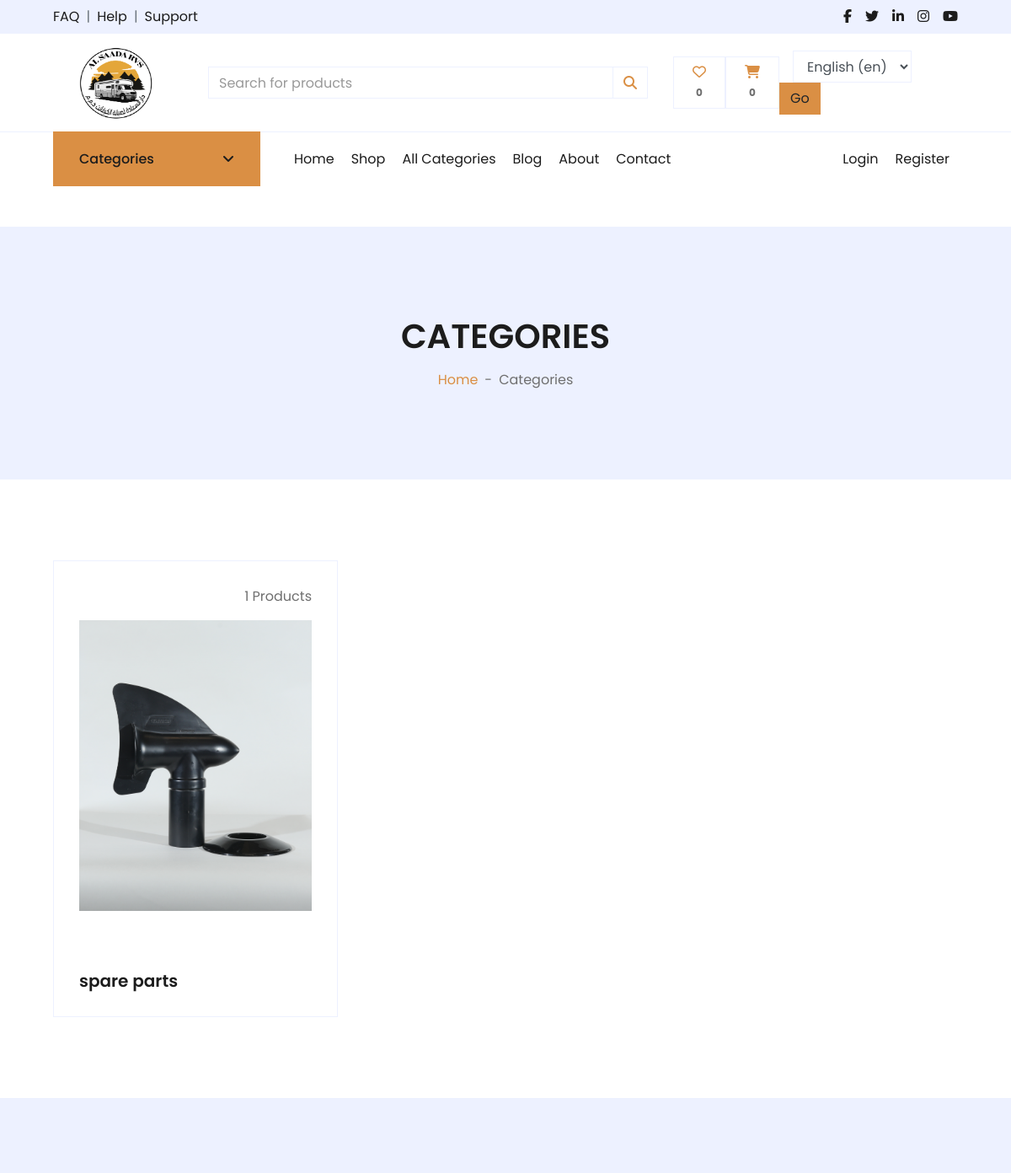
/en/products/categories/ (upper part), run on an earlier commit of the app's database.
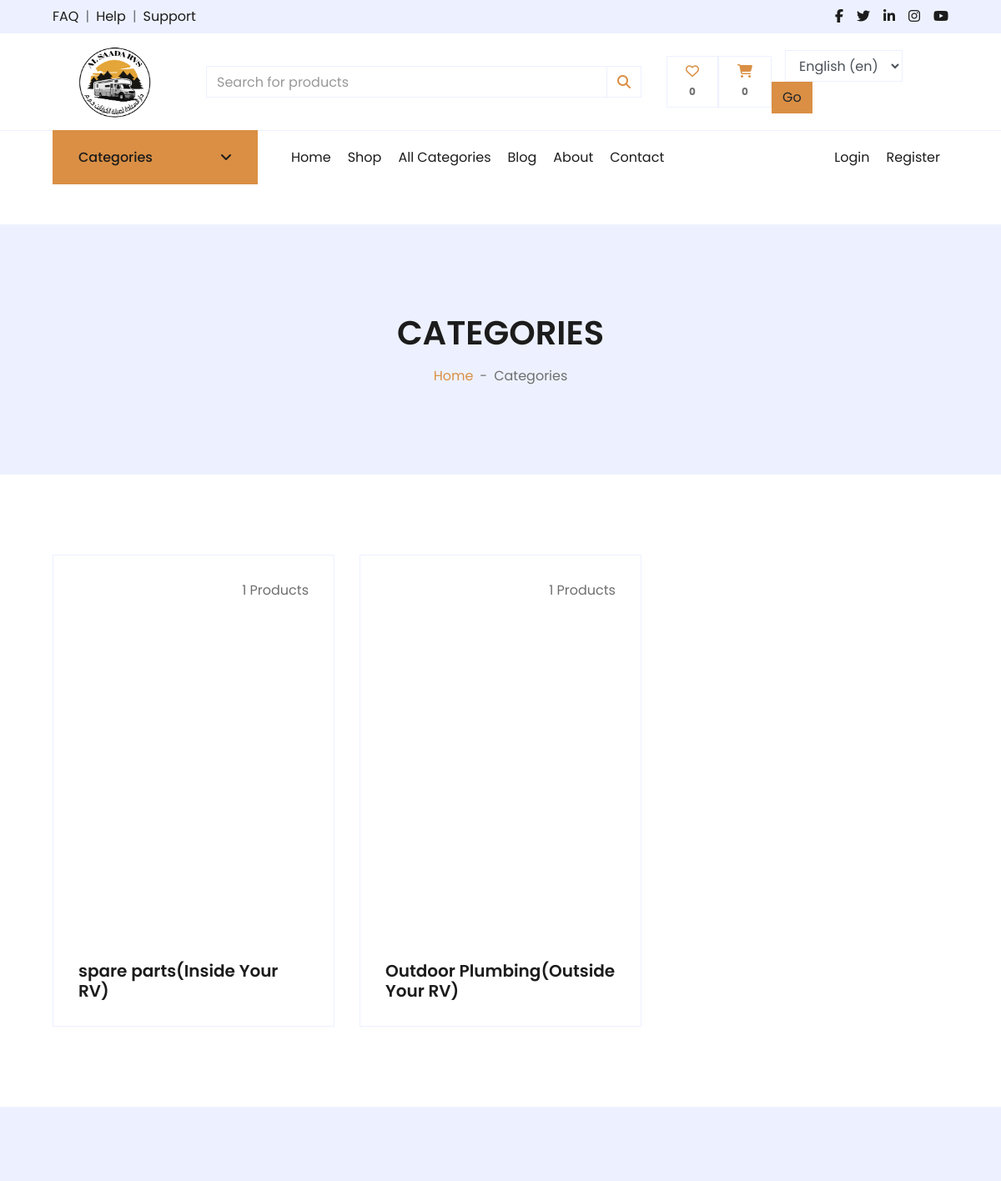
And on a later commit of the database.
### settings/models.py (models this page shows, shortened)
class Settings(models.Model):
    site_name = models.CharField(_("site_name"), max_length=50)
    logo = models.ImageField(_("logo"), upload_to='setting/')
    phone = models.CharField(_("phone"), max_length=30)
    email = models.EmailField(_("email"), max_length=254)
    description = models.TextField(_("description"),max_length=1000)
    fb_link = models.URLField(_("fb_link"), max_length=200)
    twitter_link = models.URLField(_("twitter_link"), max_length=200)
    instagram_link = models.URLField(_("instagram_link"), max_length=200)
    address = models.CharField(_("address"), max_length=50)
    get_in_touch = models.TextField(_("get_in_touch"),max_length=1000)
    class Meta:
        verbose_name = _("Settings")
        verbose_name_plural = _("Settings")

### products/models.py (models this page shows)
class Subcategory(models.Model):
    category = models.ForeignKey(Category, on_delete=models.CASCADE,verbose_name=_("Category") , blank=True , null=True)
    name = models.CharField(_("subcategory name"),max_length=100)
    image = models.ImageField(_("subcategory image"),null=True,blank=True,upload_to='category-image/')
    def get_url(self):
        return reverse('product_by_subcategory',args=[self.id])
    class Meta:
        verbose_name_plural = _("Subcategories")
        verbose_name = _("Subcategories")
        permissions = [
            ('can_translate', 'Can translate using Rosetta'),
        ]
    def __str__(self):
        return self.name

class Category(models.Model):
    name = models.CharField(max_length=100)
    class Meta:
        verbose_name_plural = _("Categories")
        verbose_name = _("Categories")
    def __str__(self):
        return self.name

### products/views.py (the view)
# urls.py: path('categories/',category_list ,name='categories'),
def category_list(request):
    category = Subcategory.objects.all().annotate(category_count=Count("product_subcategory"))
    paginator = Paginator(category,3)
    page = request.GET.get('page')
    paged_product = paginator.get_page(page)
    context = {
        'category':paged_product
    }
    return render(request,'products/categories.html',context)

### accounts/favourite_context.py (called while the page is built, shortened)
def counter(request):
    product_count = 0
    return dict(product_counter=product_count)

### carts/cart_context.py (called while the page is built)
def cart_count(request):
    cart_counter = 0
    if 'admin' in request.path:
        return{}
    else:
        try:
            cart = Cart.objects.filter(cart_id=_cart_id(request))
            if request.user.is_authenticated:
                cart_items = CartItem.objects.all().filter(user=request.user)
            else:
                cart_items = CartItem.objects.all().filter(cart=cart[:1])
            for cart_item in cart_items:
                cart_counter += cart_item.quantity
        except Cart.DoesNotExist :
            cart_counter = 0
    return dict(cart_counter=cart_counter)

### carts/views.py (called while the page is built)
def _cart_id(request):
    cart = request.session.session_key
    if not cart:
        cart = request.session.create()
    return cart

### products/product_context.py (called while the page is built)
def category_nav(request):
    categories = Category.objects.all()
    subcategories = Subcategory.objects.all()
    context = {
        'subcategories':subcategories,
        'categories':categories,
    }
    return context

### products/templates/products/categories.html (shortened to what this page needs)
{% extends "base.html" %}
{% load static %}
{% load i18n %}
{% block body %}
<div class="container-fluid bg-secondary mb-5">
    <div class="d-flex flex-column align-items-center justify-content-center" style="min-height: 300px">
        <h1 class="font-weight-semi-bold text-uppercase mb-3">{% trans "Categories" %}</h1>
        <div class="d-inline-flex">
            <p class="m-0"><a href="/">{% trans "Home" %}</a></p>
            <p class="m-0 px-2">-</p>
            <p class="m-0">{% trans "Categories" %}</p>
        </div>
    </div>
</div>
<div class="container-fluid pt-5">
    <div class="row px-xl-5 pb-3">
        {% for category in category %}
        <div class="col-lg-4 col-md-6 pb-1">
            <div class="cat-item d-flex flex-column border mb-4" style="padding: 30px;">
                <p class="text-right">{{category.category_count}} Products</p>
                <a href="{{category.get_url}}" class="cat-img position-relative overflow-hidden mb-3">
                    <img class="img-fluid" src="{{category.image.url}}" alt="">
                </a>
                <h5 class="font-weight-semi-bold m-0">{{category}}{% if category.category %}({{category.category}}){% endif %}</h5>
            </div>
        </div>
        {% endfor %}
    </div>
</div>
<div class="col-12 pb-1">
                </div>
{% endblock body %}

### templates/base.html (shortened to what this page needs)
{% load static %}
{% load i18n %}
<!DOCTYPE HTML>
<html lang="{{ current_language }}">
<head>
    <link href="https://cdnjs.cloudflare.com/ajax/libs/font-awesome/5.10.0/css/all.min.css" rel="stylesheet">
    <link href="{% static 'lib/owlcarousel/assets/owl.carousel.min.css'%}" rel="stylesheet">
    <link href="{% static 'css/all.min.css'%}" rel="stylesheet">
    <link href="{% static 'css/style.css'%}" rel="stylesheet">
    <link href="{% static 'css/custom.css'%}" rel="stylesheet">
</head>
<body>
    <div class="container-fluid">
        <div class="row bg-secondary py-2 px-xl-5">
            <div class="col-lg-6 d-none d-lg-block">
                <div class="d-inline-flex align-items-center">
                    <a class="text-dark" href="{% url 'contact'%}">{% trans "FAQ" %}</a>
                    <span class="text-muted px-2">|</span>
                    <a class="text-dark" href="{% url 'contact'%}">{% trans "Help" %}</a>
                    <span class="text-muted px-2">|</span>
                    <a class="text-dark" href="{% url 'contact'%}">{% trans "Support" %}</a>
                </div>
            </div>
            <div class="col-lg-6 text-center text-lg-right">
                <div class="d-inline-flex align-items-center">
                    <a class="text-dark px-2" href="{{about_site.fb_link}}">
                        <i class="fab fa-facebook-f"></i>
                    </a>
                    <a class="text-dark px-2" href="{{about_site.twitter_link}}">
                        <i class="fab fa-twitter"></i>
                    </a>
                    <a class="text-dark px-2" href="">
                        <i class="fab fa-linkedin-in"></i>
                    </a>
                    <a class="text-dark px-2" href="{{about_site.instagram_link}}">
                        <i class="fab fa-instagram"></i>
                    </a>
                    <a class="text-dark pl-2" href="">
                        <i class="fab fa-youtube"></i>
                    </a>
                </div>
            </div>
        </div>
        <div class="row align-items-center py-2 px-xl-5">
            <div class="col-lg-2 d-none d-lg-block">
                <a href="/" class="text-decoration-none">
                    <h1 class="m-0  text-center display-5 font-weight-semi-bold">
                        <img src="{{about_site.logo.url}}" width="100px" height="100px" alt="Logo">
                    </h1>
                </a>
            </div>
            <div class="col-lg-6 col-6  text-left">
                <form id="searchForm" autocomplete="off" action="">
                    <div class="input-group">
                        <input type="text" id="searchInput" class="form-control"
                            placeholder="{% trans "Search for products" %}">
                        <div class="input-group-append">
                            <span class="input-group-text bg-transparent text-primary">
                                <i class="fa fa-search"></i>
                            </span>
                        </div>
                    </div>
                </form>
            </div>
            <div class="col-lg-4 col-6 d-lg-flex justify-content-center align-items-center  text-right">
                <a href="{% url 'favourite'%}" class="btn border">
                    {% if product_counter == 0 %}
                    <i class="fa-regular fa-heart text-primary"></i>
                    <span class="badge">{{product_counter}}</span>
                    {% else %}
                    <i class="fas fa-heart text-primary"></i>
                    <span class="badge">{{product_counter}}</span>
                    {% endif %}
                </a>
                <a href="{% url 'cart'%}" class="btn border">
                    <i class="fas fa-shopping-cart text-primary"></i>
                    <span class="badge">{{cart_counter}}</span>
                </a>
                <form action="{% url 'set_language' %}" method="post" class="form-inline  ">
                            <div class="form-group mx-sm-3 ">
                                <select name="language" id="language" class="form-control">
                                    {% get_current_language as LANGUAGE_CODE %}
                                    {% get_available_languages as LANGUAGES %}
                                    {% get_language_info_list for LANGUAGES as languages %}
                                    {% for language in languages %}
                                    <option value="{{ language.code }}"
                                        {% if language.code == LANGUAGE_CODE %}selected{% endif %}>
                                        {{ language.name_local }} ({{ language.code }})
                                    </option>
                                    {% endfor %}
                                </select>
                            </div>
                            <button type="submit" class="btn btn-primary ">Go</button>
                        </form>
            </div>
        </div>
    </div>
    <div class="container-fluid mb-5">
        <div class="row border-top px-xl-5">
            <div class="col-lg-3 d-none d-lg-block">
                <a class="btn shadow-none d-flex align-items-center justify-content-between bg-style text-white w-100"
                    data-toggle="collapse" href="#navbar-vertical"
                    style="height: 65px; margin-top: -1px; padding: 0 30px;">
                    <h6 class="m-0">{% trans "Categories" %}</h6>
                    <i class="fa fa-angle-down text-dark"></i>
                </a>
            </div>
            <div class="col-lg-9">
                <nav class="navbar navbar-expand-lg bg-light navbar-light py-3 py-lg-0 px-0">
                    <div class="collapse navbar-collapse justify-content-between" id="navbarCollapse">
                        <div class="navbar-nav mr-auto py-0">
                            <a href="/"
                                class="nav-item nav-link {% if request.path == '/' or request.path == '/en/' or request.path == '/ar/' %}active{% endif %}">{% trans "Home" %}</a>
                            <a href="{% url 'product_list' %}"
                                class="nav-item nav-link {% if request.path == '/products/' or request.path == '/products/en/' or request.path == '/products/ar/' %}active{% endif %}">{% trans "Shop" %}</a>
                            <a href="{% url 'categories' %}"
                                class="nav-item nav-link ">{% trans "All Categories" %}</a>
                            <a href="{% url 'blog' %}"
                                class="nav-item nav-link {% if request.path == '/blog/' or request.path == '/blog/en/' or request.path == '/blog/ar/' %}active{% endif %}">{% trans "Blog" %}</a>
                            <a href="{% url 'about' %}"
                                class="nav-item nav-link {% if request.path == '/about/' or request.path == '/about/en/' or request.path == '/about/ar/' %}active{% endif %}">{% trans "About" %}</a>
                            <a href="{% url 'contact' %}"
                                class="nav-item nav-link {% if request.path == '/contact/' or request.path == '/contact/en/' or request.path == '/contact/ar/' %}active{% endif %}">{% trans "Contact" %}</a>
                        </div>
                        {% if user.is_authenticated %}
                        <div class="navbar-nav ml-auto py-0">
                            <a href="{% url 'profile'%}" class="nav-item nav-link">{% trans "Profile" %}</a>
                            <a href="{% url 'product_new'%}" class="nav-item nav-link">{% trans "Add Product" %}</a>
                            <a href="{% url 'logout' %}" class="nav-item nav-link">{% trans "logout" %}</a>
                        </div>
                        {% else %}
                        <div class="navbar-nav ml-auto py-0">
                            <a href="{% url 'login' %}" class="nav-item nav-link">{% trans "Login" %}</a>
                            <a href="{% url 'register' %}" class="nav-item nav-link">{% trans "Register" %}</a>
                        </div>
                        {% endif %}
                    </div>
                </nav>
            </div>
        </div>
    </div>
    {% block body %}
    {% endblock body %}
    <div class="container-fluid bg-secondary text-dark mt-5 pt-5">
        <div class="row px-xl-5 pt-5">
        </div>
    </div>
</body>
</html>

### static/css/custom.css (style rules this page uses)
a { text-decoration: none !important; }
form .form-control::after { content: none !important; }
form .form-control { background-image: none !important; }
img { vertical-align: middle; border-style: none; background-size: cover; background-position: center center; }
.bg-style { background-color: #da8f44; }

What changed in the data, as far as the page shows it:
removed Subcategory: category_count "1", image (picture), name "spare parts"
added Subcategory: category_count "1", name "spare parts", category "Inside Your RV"
added Subcategory: category_count "1", name "Outdoor Plumbing", category "Outside Your RV"
